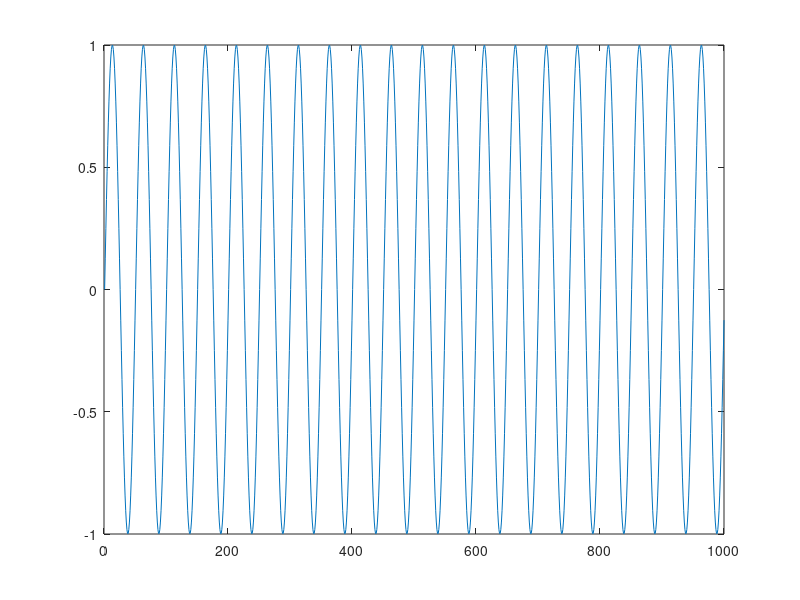
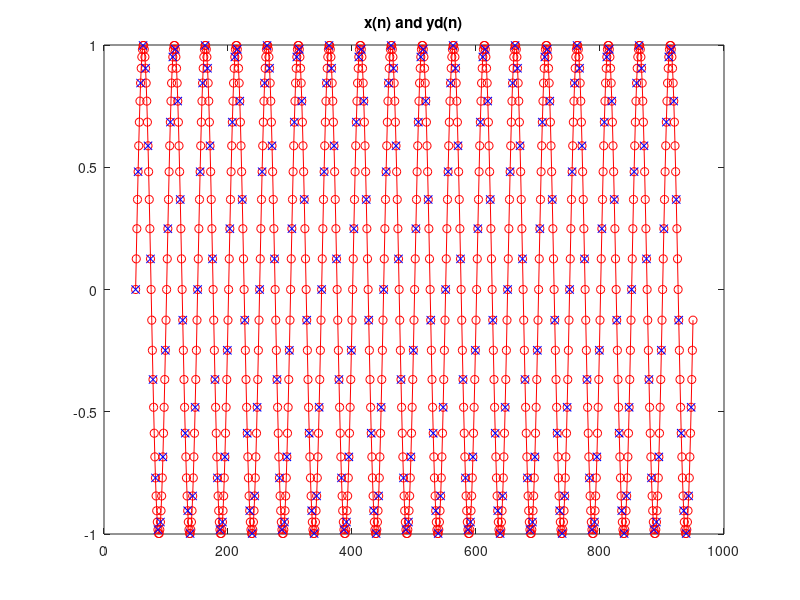

Recreate these plots in MATLAB, in order.
% csp_10_resample_down.m - pod-probkowanie (decymacja) sygnalu
clear all; close all;

% Wejscie - parametry oraz sygnal wejsciowy x
L=4; M=50; N=2*M+1; Nx=1000;                   % L - rzad pod-probkowania
x = sin(2*pi*(0:Nx-1)/50); plot(x); pause      % sygnal do pod-probkowania
% [x,fs]=audioread('muzyka.wav'); x=x(:,1)'; Nx = length(x);  % do dalszych testow
R=rem(Nx,L); x = x(1:end-R); Nx = Nx-R;        % korekta dlugosci dla filtracji polifazowej

% Wolne pod-probkowanie (decymacja)
% jeden splot wag filtra z probkami sygnalu, po nim reduktor 
g = fir1(N-1, 1/L - 0.1*(1/L),kaiser(N,12));  % projekt filtra decymatora
y = filter(g,1,x);                            % filtracja
yd = y(1:L:end);                              % L-krotny reduktor

n = M+1:Nx-M; nd = (N-1)/L+1:Nx/L;
figure; plot(n,x(n),'ro-',n(1:L:end),yd(nd),'bx'); title('x(n) and yd(n)');
err1 = max(abs(x(n(1:L:end))-yd(nd))), pause

% Szybkie polifazowe pod-probkowanie (decymacja)
% L splotow skladowych PP oryginalnego sygnalu i oryginalnych wag filtra
% probki usuwane nie sa obliczane 
x = [ zeros(1,L-1) x(1:end-(L-1)) ];
ydpp = zeros(1,Nx/L);
for k=1:L
    ydpp = ydpp + filter( (g(k:L:end)), 1, x(L-k+1:L:end) );
end
err2 = max(abs(yd-ydpp)), pause
